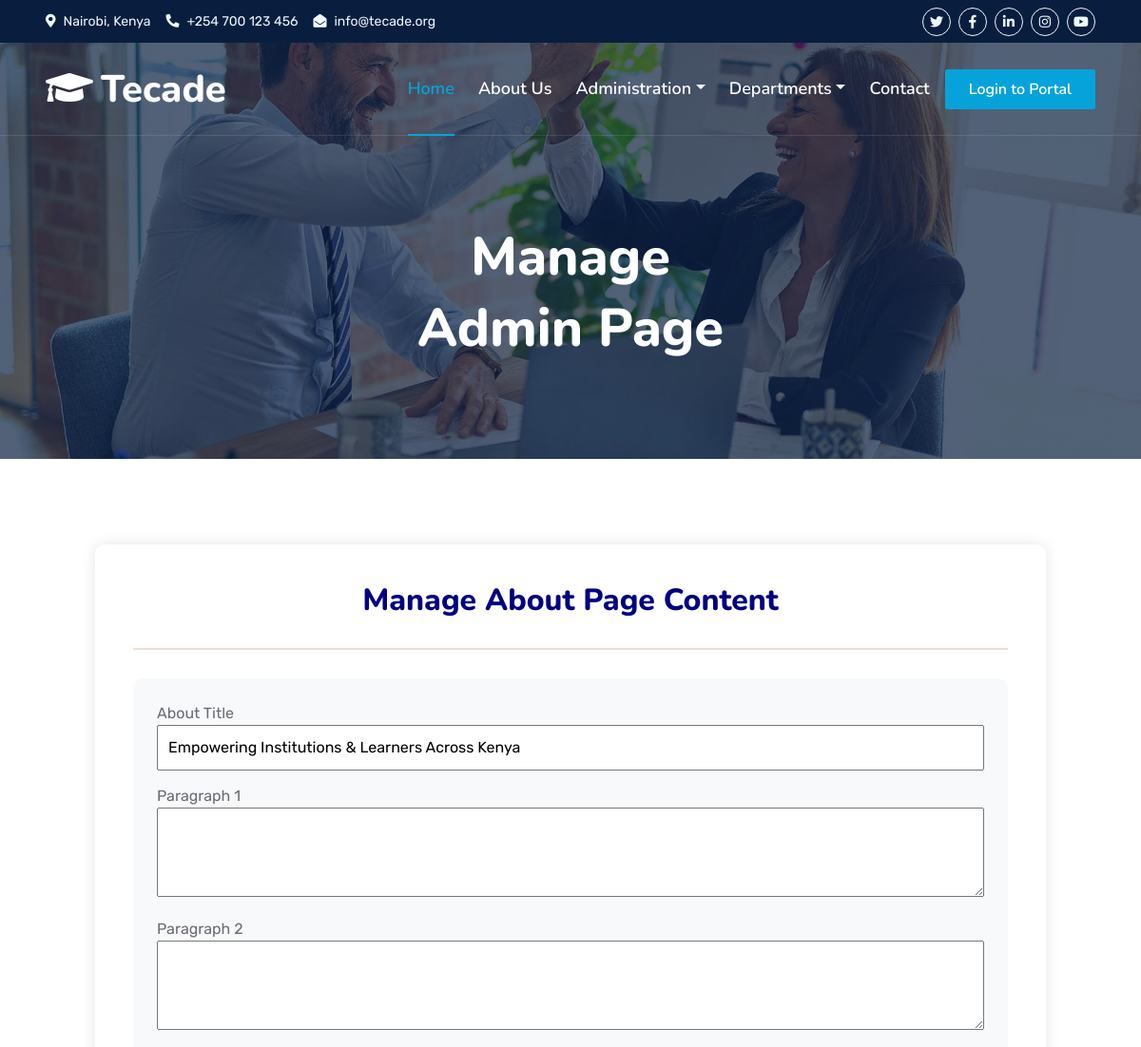
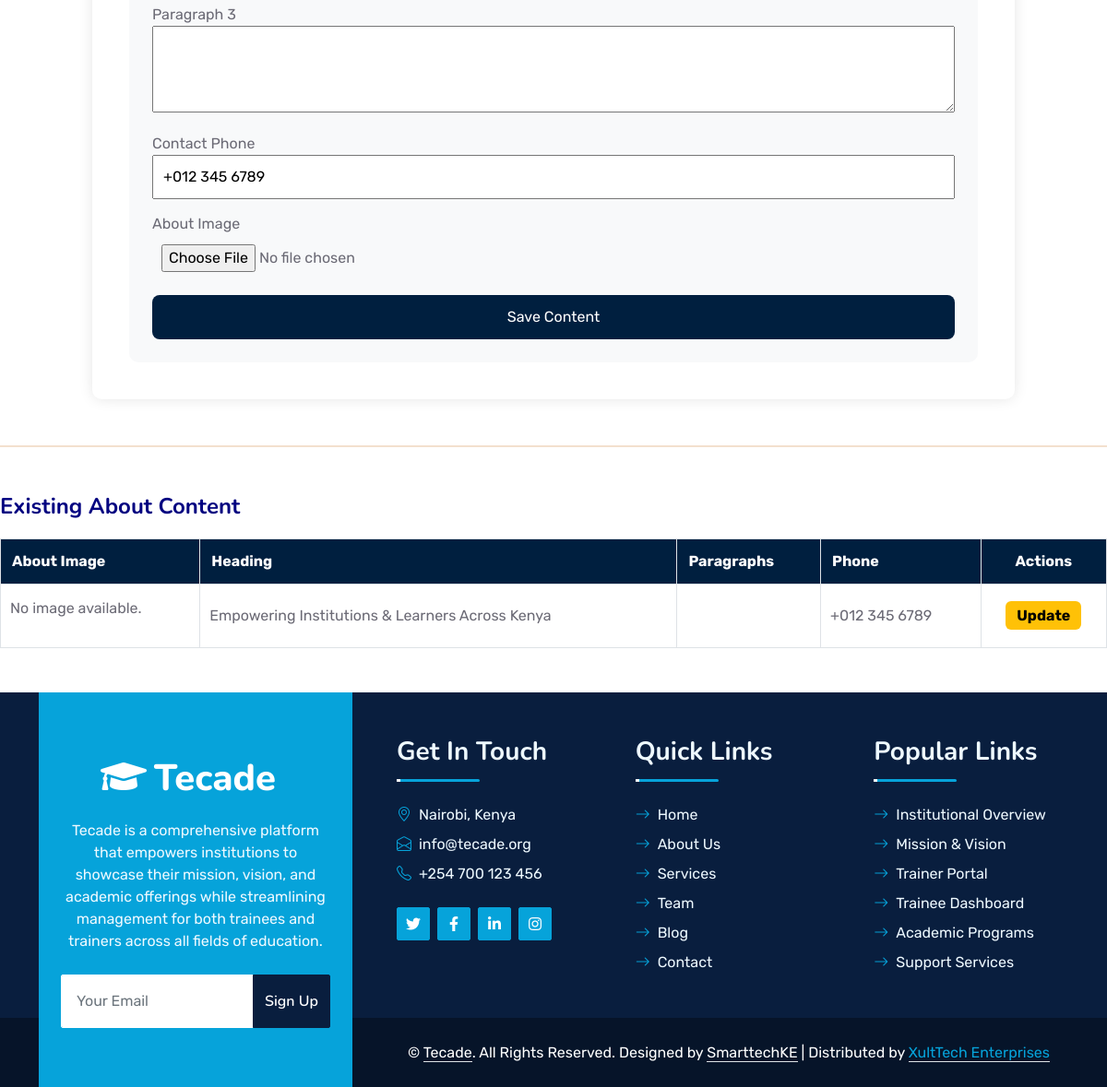
The page /admin_about/ on the database its author committed (2 pictures, top to bottom).
### home/models.py (models this page shows, shortened)
class AdminAbout(models.Model):
    title = models.CharField(max_length=255, default="Empowering Institutions & Learners Across Kenya")
    paragraph1 = models.TextField()
    paragraph2 = models.TextField()
    paragraph3 = models.TextField()
    phone = models.CharField(max_length=50, default="+012 345 6789")
    image = models.ImageField(upload_to='about_images/', blank=True, null=True)

### home/views.py (the view, shortened to what this page needs)
# urls.py: path('admin_about/', views.admin_about, name='admin_about'),
def admin_about(request):
    about_data, created = AdminAbout.objects.get_or_create(pk=1)
    all_about_entries = AdminAbout.objects.all()
    return render(request, 'adminpages/admin_about.html', {
        'about': about_data,
        'adminabout_items': all_about_entries
    })

### templates/adminpages/admin_about.html (shortened to what this page needs)
{% extends 'clientside/base.html' %}
{% load static %}
{% block extra_styles %}
<link href="https://cdnjs.cloudflare.com/ajax/libs/font-awesome/5.10.0/css/all.min.css" rel="stylesheet">
<link href="https://cdn.jsdelivr.net/npm/bootstrap-icons@1.4.1/font/bootstrap-icons.css" rel="stylesheet">
<link href="{% static 'lib/owlcarousel/assets/owl.carousel.min.css' %}" rel="stylesheet">
<link href="{% static 'lib/animate/animate.min.css' %}" rel="stylesheet">
<link href="{% static 'css/bootstrap.min.css' %}" rel="stylesheet">
<link href="{% static 'css/style.css' %}" rel="stylesheet">
{% endblock %}
{% block content %}
<div class="container-fluid bg-primary py-5 bg-header" style="margin-bottom: 90px;">
    <div class="row py-5">
        <div class="col-12 pt-lg-5 mt-lg-5 text-center">
            <h1 class="display-4 text-white animated zoomIn">Manage</h1>
            <h1 class="display-4 text-white animated zoomIn">Admin Page</h1>
        </div>
    </div>
</div>
</div>
<div
    style="max-width: 1000px; margin: auto; background-color: #fff; padding: 40px; border-radius: 10px; box-shadow: 0 0 15px rgba(0,0,0,0.1);">
    <h2 style="text-align: center; color: navy; margin-bottom: 30px;">Manage About Page Content</h2>
    <hr style="border: 1px solid peru; margin-bottom: 30px;">
    <form method="POST" enctype="multipart/form-data"
        style="background-color: #f8f9fa; padding: 25px; border-radius: 10px;">
        <div style="margin-bottom: 15px;">
            <label style="display: block;">About Title</label>
            <input type="text" name="title" value="{{ about.title }}" style="width: 100%; padding: 10px;">
        </div>
        <div style="margin-bottom: 15px;">
            <label style="display: block;">Paragraph 1</label>
            <textarea name="paragraph1" rows="3" style="width: 100%; padding: 10px;">{{ about.paragraph1 }}</textarea>
        </div>
        <div style="margin-bottom: 15px;">
            <label style="display: block;">Paragraph 2</label>
            <textarea name="paragraph2" rows="3" style="width: 100%; padding: 10px;">{{ about.paragraph2 }}</textarea>
        </div>
        <div style="margin-bottom: 15px;">
            <label style="display: block;">Paragraph 3</label>
            <textarea name="paragraph3" rows="3" style="width: 100%; padding: 10px;">{{ about.paragraph3 }}</textarea>
        </div>
        <div style="margin-bottom: 15px;">
            <label style="display: block;">Contact Phone</label>
            <input type="text" name="phone" value="{{ about.phone }}" style="width: 100%; padding: 10px;">
        </div>
        <div style="margin-bottom: 15px;">
            <label style="display: block;">About Image</label>
            <input type="file" name="image" accept="image/*" style="width: 100%; padding: 10px;">
        </div>
        <button type="submit"
            style="width: 100%; padding: 12px; background-color: #001f3f; color: white; border: none; border-radius: 8px;">
            Save Content
        </button>
    </form>
</div>
<hr style="margin: 50px 0; border: 1px solid peru;">
<h4 style="color: navy; margin-bottom: 20px;">Existing About Content</h4>
<div style="overflow-x: auto;">
    <table style="width: 100%; border-collapse: collapse; border: 1px solid #dee2e6;">
        <thead style="background-color: #001f3f; color: white;">
            <tr>
                <th style="padding: 12px; border: 1px solid #dee2e6;">About Image</th>
                <th style="padding: 12px; border: 1px solid #dee2e6;">Heading</th>
                <th style="padding: 12px; border: 1px solid #dee2e6;">Paragraphs</th>
                <th style="padding: 12px; border: 1px solid #dee2e6;">Phone</th>
                <th style="padding: 12px; text-align: center; border: 1px solid #dee2e6;">Actions</th>
            </tr>
        </thead>
        <tbody>
            {% for about in adminabout_items %}
            <tr>
                <td style="padding: 10px; border: 1px solid #dee2e6;">
                    {% if about.image %}
                    <img src="{{ about.image.url }}" alt="About Image"
                        style="width: 60px; height: 60px; object-fit: cover; border-radius: 6px; border: 1px solid #ccc;">
                    {% else %}
                    <p>No image available.</p>
                    {% endif %}
                </td>
                <td style="padding: 10px; border: 1px solid #dee2e6;">{{ about.title }}</td>
                <td style="padding: 10px; border: 1px solid #dee2e6;">
                    {{ about.paragraph1|truncatewords:10 }}<br>
                    {{ about.paragraph2|truncatewords:10 }}<br>
                </td>
                <td style="padding: 10px; border: 1px solid #dee2e6;">{{ about.phone }}</td>
                <td style="padding: 10px; text-align: center; border: 1px solid #dee2e6;">
                    <a href="{% url 'update_admin_about' about.id %}"
                        style="padding: 6px 12px; background-color: #ffc107; color: black; border: none; border-radius: 6px; font-weight: bold; text-decoration: none;">
                        Update
                    </a>
                </td>
            </tr>
            {% empty %}
            <tr>
                <td colspan="5" style="text-align: center; padding: 20px; background-color: #f9f9f9;">
                    No about content added yet.
                </td>
            </tr>
            {% endfor %}
        </tbody>
    </table>
</div>
{% endblock content %}

### static/css/style.css (style rules this page uses)
:root { --primary: #06A3DA; --secondary: #34AD54; --light: #EEF9FF; --dark: #091E3E; }
h1, h2, .fw-bold { font-weight: 800 !important; }
h3, h4, .fw-semi-bold { font-weight: 700 !important; }
.bg-header { background: linear-gradient(rgba(9, 30, 62, .7), rgba(9, 30, 62, .7)), url(../img/carousel-1.jpg) center center no-repeat; background-size: cover; }

### rows shown on the page
AdminAbout: title "Empowering Institutions & Learners Across Kenya", phone "+012 345 6789", image "No image available."
